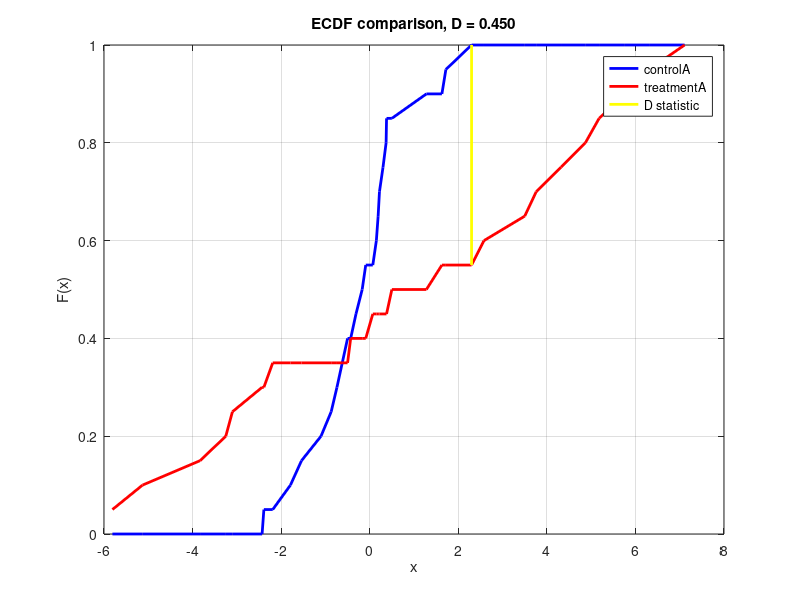

MATLAB code for this plot:
% EXERCISE 3
% Empirical CDF for controlA and treatmentA

clc
clear
close all

controlA = [0.22 -0.87 -2.39 -1.79 0.37 -1.54 1.28 -0.31 -0.74 ...
            1.72 0.38 -0.17 -0.62 -1.10 0.30 0.15 2.30 0.19 ...
            -0.50 -0.09];

treatmentA = [-5.13 -2.19 -2.43 -3.83 0.50 -3.25 4.32 1.63 5.18 ...
             -0.43 7.11 4.87 -3.10 -5.81 3.76 6.31 2.58 0.07 ...
              5.76 3.50];

x = sort([controlA(:);treatmentA(:)]);

F1 = arrayfun(@(v) mean(controlA <= v), x);
F2 = arrayfun(@(v) mean(treatmentA <= v),x);

[D, idx] = max(abs(F1 - F2));


figure

plot(x, F1, 'b', 'LineWidth', 2);
hold on
plot(x, F2, 'r', 'LineWidth', 2);
plot([x(idx), x(idx)], [F1(idx), F2(idx)], 'y', 'LineWidth', 2);

legend("controlA","treatmentA", "D statistic")
title(sprintf("ECDF comparison, D = %.3f", D))
xlabel("x")
ylabel("F(x)")
grid on
